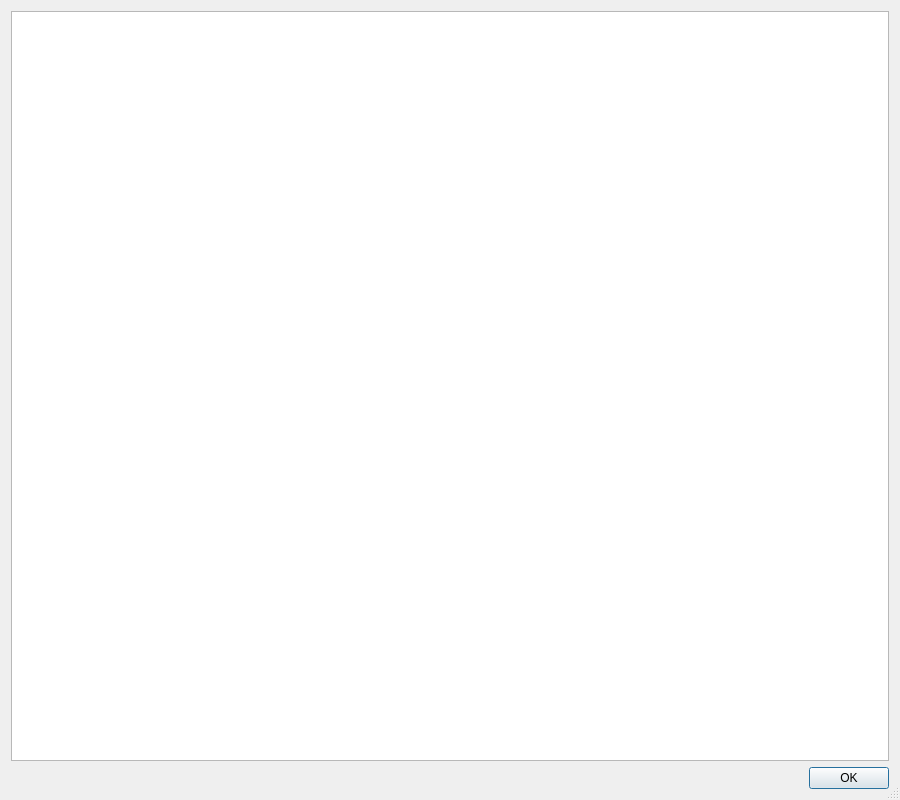
<?xml version="1.0" encoding="UTF-8"?>
<ui version="4.0">
 <class>ChangeLogDlg</class>
 <widget class="QDialog" name="ChangeLogDlg">
  <property name="windowModality">
   <enum>Qt::NonModal</enum>
  </property>
  <property name="geometry">
   <rect>
    <x>0</x>
    <y>0</y>
    <width>900</width>
    <height>800</height>
   </rect>
  </property>
  <property name="minimumSize">
   <size>
    <width>0</width>
    <height>0</height>
   </size>
  </property>
  <property name="windowTitle">
   <string>EarthTrack Scraper Change Log</string>
  </property>
  <property name="sizeGripEnabled">
   <bool>true</bool>
  </property>
  <property name="modal">
   <bool>false</bool>
  </property>
  <layout class="QGridLayout" name="gridLayout">
   <item row="1" column="0">
    <widget class="QDialogButtonBox" name="buttonBox">
     <property name="orientation">
      <enum>Qt::Horizontal</enum>
     </property>
     <property name="standardButtons">
      <set>QDialogButtonBox::Ok</set>
     </property>
    </widget>
   </item>
   <item row="0" column="0">
    <widget class="QTextEdit" name="changeLogText">
     <property name="minimumSize">
      <size>
       <width>400</width>
       <height>600</height>
      </size>
     </property>
     <property name="readOnly">
      <bool>true</bool>
     </property>
    </widget>
   </item>
  </layout>
 </widget>
 <resources/>
 <connections>
  <connection>
   <sender>buttonBox</sender>
   <signal>accepted()</signal>
   <receiver>ChangeLogDlg</receiver>
   <slot>accept()</slot>
   <hints>
    <hint type="sourcelabel">
     <x>248</x>
     <y>254</y>
    </hint>
    <hint type="destinationlabel">
     <x>157</x>
     <y>274</y>
    </hint>
   </hints>
  </connection>
 </connections>
</ui>
